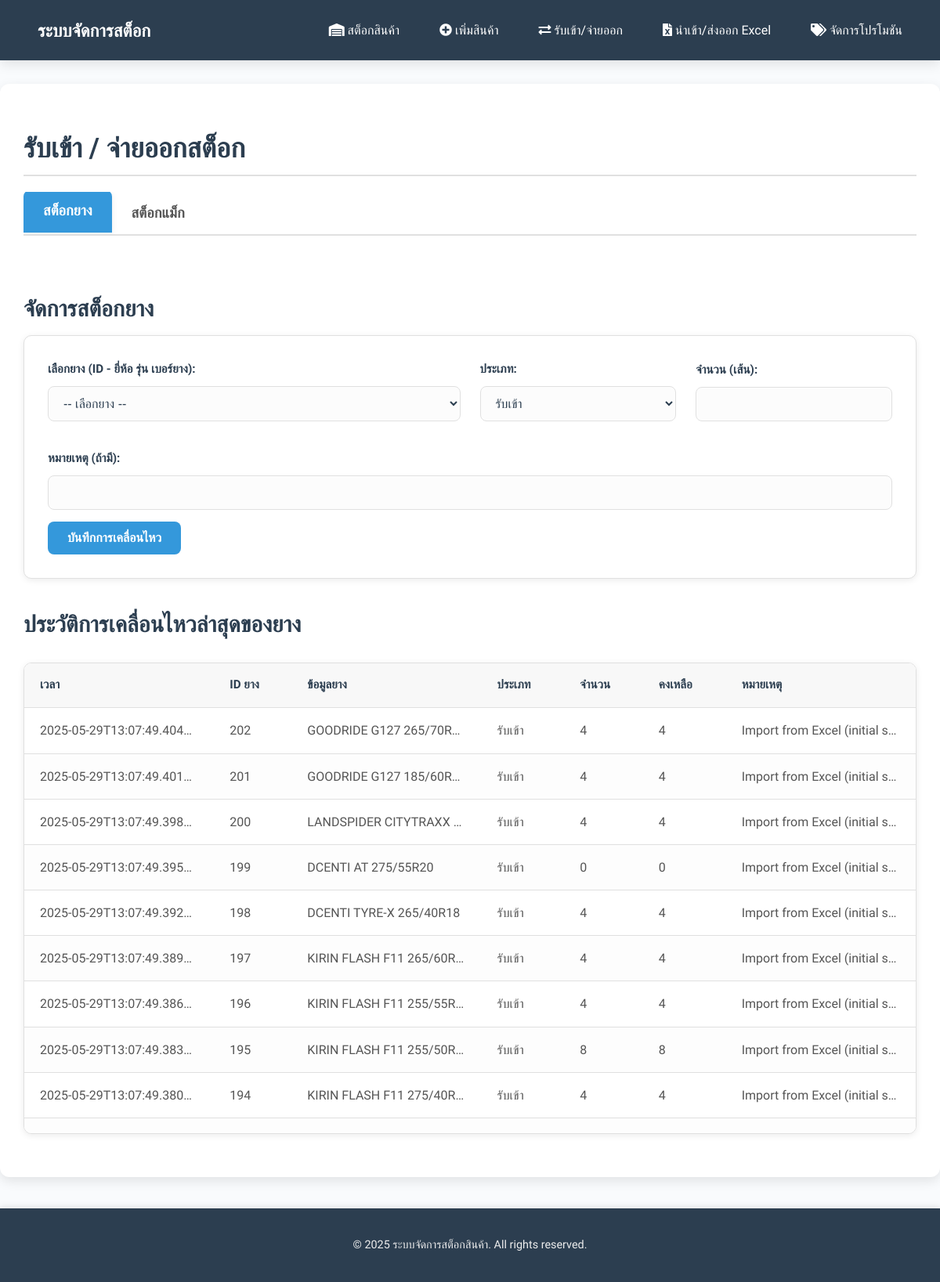
The page /stock_movement on the database its author committed.
### tables this page shows
CREATE TABLE tire_movements (
            id INTEGER PRIMARY KEY AUTOINCREMENT,
            tire_id INTEGER NOT NULL,
            timestamp TEXT NOT NULL,
            type TEXT NOT NULL, -- 'IN' or 'OUT'
            quantity_change INTEGER NOT NULL,
            remaining_quantity INTEGER NOT NULL,
            notes TEXT,
            FOREIGN KEY (tire_id) REFERENCES tires(id)
        );

CREATE TABLE tires (
            id INTEGER PRIMARY KEY AUTOINCREMENT,
            brand TEXT NOT NULL,
            model TEXT NOT NULL,
            size TEXT NOT NULL,
            quantity INTEGER DEFAULT 0,
            cost_sc REAL NULL, 
            cost_dunlop REAL NULL,
            cost_online REAL NULL,
            wholesale_price1 REAL NULL,
            wholesale_price2 REAL NULL,
            price_per_item REAL NOT NULL,   -- Changed from retail_price
            promotion_id INTEGER NULL,      -- Link to promotions table
            year_of_manufacture TEXT NULL,  -- <<< IMPORTANT: Changed to TEXT for flexible input
            UNIQUE(brand, model, size),
            FOREIGN KEY (promotion_id) REFERENCES promotions(id) ON DELETE SET NULL
        );

### app.py (the view, shortened to what this page needs)
@app.route('/stock_movement', methods=('GET', 'POST'))
def stock_movement():
    conn = get_db()
    tires = database.get_all_tires(conn)
    wheels = database.get_all_wheels(conn)
    active_tab = request.args.get('tab', 'tire_movements')
    cursor_tire_movements = conn.execute("SELECT tm.*, t.brand, t.model, t.size FROM tire_movements tm JOIN tires t ON tm.tire_id = t.id ORDER BY tm.timestamp DESC LIMIT 50")
    tire_movements_history = cursor_tire_movements.fetchall()
    cursor_wheel_movements = conn.execute("SELECT wm.*, w.brand, w.model, w.diameter FROM wheel_movements wm JOIN wheels w ON wm.wheel_id = w.id ORDER BY wm.timestamp DESC LIMIT 50")
    wheel_movements_history = cursor_wheel_movements.fetchall()
    return render_template('stock_movement.html',
                           tires=tires,
                           wheels=wheels,
                           active_tab=active_tab,
                           tire_movements=tire_movements_history,
                           wheel_movements=wheel_movements_history)

### app.py (called while the page is built)
def get_db():
    if 'db' not in g:
        g.db = database.get_db_connection()
    return g.db

def get_bkk_time():
    bkk_tz = pytz.timezone('Asia/Bangkok')
    return datetime.now(bkk_tz)

@app.context_processor
def inject_global_data():
    return dict(get_bkk_time=get_bkk_time)

### database.py (called while the page is built)
def get_db_connection():
    conn = sqlite3.connect('inventory.db')
    conn.row_factory = sqlite3.Row # This allows accessing columns by name (e.g., row['column_name'])
    return conn

def get_all_wheels(conn, query=None, brand_filter='all'):
    sql_query = "SELECT * FROM wheels"
    params = []
    conditions = []
    if query:
        search_term = f"%{query}%"
        conditions.append("(brand LIKE ? OR model LIKE ? OR pcd LIKE ? OR color LIKE ?)")
        params.extend([search_term, search_term, search_term, search_term])
    if brand_filter != 'all':
        conditions.append("brand = ?")
        params.append(brand_filter)
    if conditions:
        sql_query += " WHERE " + " AND ".join(conditions)
    sql_query += " ORDER BY brand, model, diameter"
    cursor = conn.execute(sql_query, params)
    return cursor.fetchall()

### templates/stock_movement.html (shortened to what this page needs)
{% extends 'base.html' %}
{% block content %}
<h2>รับเข้า / จ่ายออกสต็อก</h2>
<div class="tabs">
    <button class="tab-button active" data-tab="tire_movements">สต็อกยาง</button>
    <button class="tab-button" data-tab="wheel_movements">สต็อกแม็ก</button>
</div>
<div id="tire_movements" class="tab-content {{ 'active' if active_tab == 'tire_movements' }}">
    <h3>จัดการสต็อกยาง</h3>
    <div class="form-section">
        <form action="{{ url_for('stock_movement') }}" method="post">
            <div class="form-row">
                <div class="form-group half-width">
                    <label for="tire_id">เลือกยาง (ID - ยี่ห้อ รุ่น เบอร์ยาง):</label>
                    <select id="tire_id" name="tire_id" required>
                        <option value="">-- เลือกยาง --</option>
                    </select>
                </div>
                <div class="form-group quarter-width">
                    <label for="type">ประเภท:</label>
                    <select id="type" name="type" required>
                        <option value="IN">รับเข้า</option>
                    </select>
                </div>
                <div class="form-group quarter-width">
                    <label for="quantity">จำนวน (เส้น):</label>
                    <input type="number" id="quantity" name="quantity" min="1" required>
                </div>
            </div>
            <div class="form-group">
                <label for="notes">หมายเหตุ (ถ้ามี):</label>
                <input type="text" id="notes" name="notes">
            </div>
            <button type="submit" class="btn btn-primary">บันทึกการเคลื่อนไหว</button>
        </form>
    </div>
    <h3>ประวัติการเคลื่อนไหวล่าสุดของยาง</h3>
    {% if tire_movements %}
        <div class="table-responsive">
            <table>
                <thead>
                    <tr>
                        <th>เวลา</th>
                        <th>ID ยาง</th>
                        <th>ข้อมูลยาง</th>
                        <th>ประเภท</th>
                        <th>จำนวน</th>
                        <th>คงเหลือ</th>
                        <th>หมายเหตุ</th>
                    </tr>
                </thead>
                <tbody>
                    {% for movement in tire_movements %}
                        <tr>
                            <td>{{ movement.timestamp }}</td>
                            <td>{{ movement.tire_id }}</td>
                            <td>{{ movement.brand }} {{ movement.model }} {{ movement.size }}</td>
                            <td>{{ 'รับเข้า' if movement.type == 'IN' else 'จ่ายออก' }}</td>
                            <td>{{ movement.quantity_change }}</td>
                            <td>{{ movement.remaining_quantity }}</td>
                            <td>{{ movement.notes if movement.notes else '-' }}</td>
                        </tr>
                    {% endfor %}
                </tbody>
            </table>
        </div>
    {% else %}
        <p>ยังไม่มีประวัติการเคลื่อนไหวของยาง</p>
    {% endif %}
</div>
{% endblock %}

### static/style.css (style rules this page uses)
:root { --primary-color: #3498db; --primary-dark: #2980b9; --secondary-color: #2ecc71; --accent-color: #f39c12; --danger-color: #e74c3c; --danger-dark: #c0392b; --text-dark: #2c3e50; --text-light: #555; --bg-light: #f9fbfd; --bg-white: #ffffff; --border-color: #e0e0e0; --shadow-light: 0 2px 8px rgba(0, 0, 0, 0.08); --shadow-medium: 0 5px 15px rgba(0, 0, 0, 0.1); }
body { font-family: 'Prompt', sans-serif, 'Segoe UI', Tahoma, Geneva, Verdana; margin: 0; padding: 0; background-color: var(--bg-light); color: var(--text-light); line-height: 1.7; font-size: 16px; -webkit-font-smoothing: antialiased; -moz-osx-font-smoothing: grayscale; }
h1, h2, h3, h4 { color: var(--text-dark); margin-bottom: 20px; font-weight: 600; line-height: 1.3; }
h2 { font-size: 2.2em; border-bottom: 2px solid var(--border-color); padding-bottom: 10px; margin-top: 30px; }
h3 { font-size: 1.8em; margin-top: 25px; margin-bottom: 15px; }
.tabs { display: flex; margin-bottom: 25px; border-bottom: 2px solid var(--border-color); overflow-x: auto; -webkit-overflow-scrolling: touch; }
.tab-button { background-color: var(--bg-white); border: none; padding: 15px 25px; cursor: pointer; font-size: 1.15em; font-weight: 600; color: var(--text-light); border-top-left-radius: 8px; border-top-right-radius: 8px; transition: all 0.3s ease; outline: none; flex-shrink: 0; }
.tab-button.active { background-color: var(--primary-color); color: white; border-bottom: 2px solid var(--primary-color); box-shadow: var(--shadow-light); transform: translateY(-2px); }
.tab-content { display: none; padding: 25px 0; }
.tab-content.active { display: block; }
.form-section { background-color: var(--bg-white); padding: 30px; border-radius: 10px; box-shadow: var(--shadow-light); margin-bottom: 40px; border: 1px solid var(--border-color); }
.form-row { display: flex; flex-wrap: wrap; gap: 25px; margin-bottom: 20px; align-items: flex-end; }
.form-group { flex: 1; min-width: 250px; margin-bottom: 15px; }
.form-group.half-width { flex-basis: calc(50% - 12.5px); }
.form-group.quarter-width { flex-basis: calc(25% - 18.75px); }
label { display: block; margin-bottom: 8px; font-weight: 600; color: var(--text-dark); font-size: 0.95em; }
input[type="text"], input[type="number"], input[type="email"], input[type="password"], input[type="date"], input[type="file"], select, textarea { width: 100%; padding: 12px 15px; border: 1px solid var(--border-color); border-radius: 8px; box-sizing: border-box; font-size: 1em; color: var(--text-dark); background-color: #fcfcfc; transition: border-color 0.3s ease, box-shadow 0.3s ease; }
.btn { display: inline-flex; align-items: center; justify-content: center; padding: 12px 25px; border: none; border-radius: 8px; cursor: pointer; font-size: 1em; font-weight: 600; text-align: center; text-decoration: none; transition: all 0.3s ease; min-width: 120px; }
.btn-primary { background-color: var(--primary-color); color: white; }
.table-responsive { overflow-x: auto; margin-top: 30px; box-shadow: var(--shadow-light); border-radius: 10px; background-color: var(--bg-white); border: 1px solid var(--border-color); max-height: 600px; overflow-y: auto; }
table { width: 100%; border-collapse: separate; border-spacing: 0; }
th, td { padding: 15px 20px; text-align: left; border-bottom: 1px solid var(--border-color); }
th { background-color: #f8f8f8; color: var(--text-dark); font-weight: 600; text-transform: uppercase; font-size: 0.95em; position: sticky; top: 0; z-index: 10; }
tr:nth-child(even) { background-color: #fdfdfd; }
table td { white-space: nowrap; overflow: hidden; text-overflow: ellipsis; max-width: 150px; }

### rows shown on the page
tire_movements: timestamp "2025-05-29T13:07:49.404…", tire_id "202", brand "GOODRIDE", model "G127", size "265/70R16", type "รับเข้า", quantity_change "4", remaining_quantity "4", notes "Import from Excel (initial s…"
tire_movements: timestamp "2025-05-29T13:07:49.401…", tire_id "201", brand "GOODRIDE", model "G127", size "185/60R15", type "รับเข้า", quantity_change "4", remaining_quantity "4", notes "Import from Excel (initial s…"
tire_movements: timestamp "2025-05-29T13:07:49.398…", tire_id "200", brand "LANDSPIDER", model "CITYTRAXX", type "รับเข้า", quantity_change "4", remaining_quantity "4", notes "Import from Excel (initial s…"
tire_movements: timestamp "2025-05-29T13:07:49.395…", tire_id "199", brand "DCENTI", model "AT", size "275/55R20", type "รับเข้า", quantity_change "0", remaining_quantity "0", notes "Import from Excel (initial s…"
tire_movements: timestamp "2025-05-29T13:07:49.392…", tire_id "198", brand "DCENTI", model "TYRE-X", size "265/40R18", type "รับเข้า", quantity_change "4", remaining_quantity "4", notes "Import from Excel (initial s…"
tire_movements: timestamp "2025-05-29T13:07:49.389…", tire_id "197", brand "KIRIN", model "FLASH F11", size "265/60R…", type "รับเข้า", quantity_change "4", remaining_quantity "4", notes "Import from Excel (initial s…"
tire_movements: timestamp "2025-05-29T13:07:49.386…", tire_id "196", brand "KIRIN", model "FLASH F11", size "255/55R…", type "รับเข้า", quantity_change "4", remaining_quantity "4", notes "Import from Excel (initial s…"
tire_movements: timestamp "2025-05-29T13:07:49.383…", tire_id "195", brand "KIRIN", model "FLASH F11", size "255/50R…", type "รับเข้า", quantity_change "8", remaining_quantity "8", notes "Import from Excel (initial s…"
tire_movements: timestamp "2025-05-29T13:07:49.380…", tire_id "194", brand "KIRIN", model "FLASH F11", size "275/40R…", type "รับเข้า", quantity_change "4", remaining_quantity "4", notes "Import from Excel (initial s…"

### other values the page prints
{{ get_bkk_time().year }} "2025"
